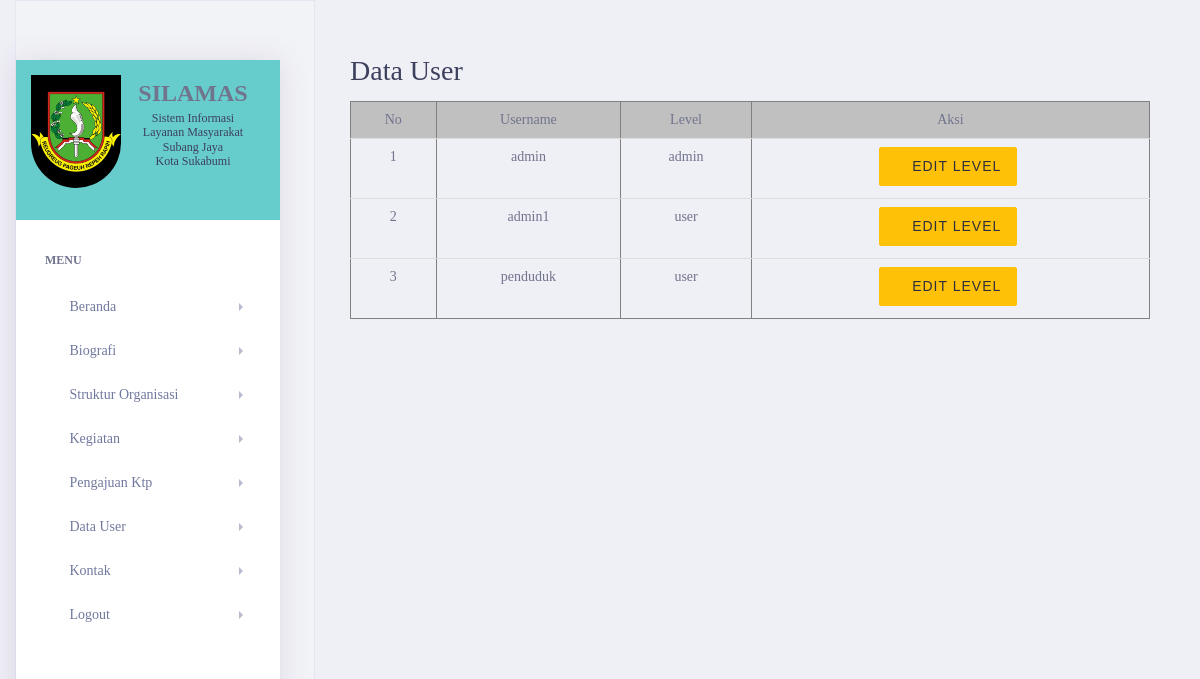
/index.php?page=user (signed in), run on the app's committed database.
### tables this page shows
CREATE TABLE `user` (
  `UserName` varchar(50) NOT NULL,
  `Password` varchar(225) NOT NULL,
  `Level` varchar(50) NOT NULL,
  `Fhoto` varchar(225) NOT NULL
);

### rangka/user.php (the view)
<section class="colorlib-work" data-section="kegiatan">
  <div class="colorlib-narrow-content">
    <div class="row">
      <div class="col-md-6 col-md-offset-3 col-md-pull-3 animate-box" data-animate-effect="fadeInLeft">
        <h2 class="animate-box">Data User</h2>
      </div>
    </div>
    <div class="table-responsive">
      <table class="table" border="1">
        <thead  align="center">
          <tr bgcolor="silver">
            <td>No</td>
            <td>Username</td>
            <td>Level</td>
            <td colspan="2">Aksi</td>
          </tr>
        </thead>
        <?php if ($Level=='admin') { ?>
        <tbody  align="center">
          <?php
          $no1=1;
            $sql="SELECT * FROM `user`";
            $query=mysqli_query($koneksi,$sql);
            while ($data=mysqli_fetch_array($query)) {
              ?>
          <tr>
            <td><?= $no1++ ?></td>
            <td><?= $data['0'] ?></td>
            <td><?= $data['2'] ?></td>
            <td>
              <a href="index.php?page=ubah_user&id=<?php echo $data['0']; ?>" class="btn btn-warning" ><i class="fa fa-edit"></i> edit level</a>
            </td>
          </tr>
          <?php } ?>
        </tbody>
        <?php } ?>
      </table>
    </div>
  </div>
</section>

### css/style.css (style rules this page uses)
body { font-family: "Quicksand", Arial, sans-serif; font-weight: 400; font-size: 15px; line-height: 1.8; color: rgba(0, 0, 0, 0.7); }
a { color: #2c98f0; -webkit-transition: 0.5s; -o-transition: 0.5s; transition: 0.5s; }
h1, h2, h3, h4, h5, h6 { color: #000; font-family: "Playfair Display", Georgia, serif; font-weight: 400; margin: 0 0 30px 0; }
.colorlib-narrow-content { padding: 0 2.5em; }
.colorlib-experience, .colorlib-skills, .colorlib-education, .colorlib-blog, .colorlib-work, .colorlib-about, .colorlib-services, .colorlib-contact { padding-top: 4em; padding-bottom: 9em; clear: both; width: 100%; display: block; }
.btn { margin-right: 4px; margin-bottom: 4px; font-family: "Quicksand", Arial, sans-serif; font-size: 12px; font-weight: 400; text-transform: uppercase; letter-spacing: 1px; -webkit-border-radius: 2px; -moz-border-radius: 2px; -ms-border-radius: 2px; border-radius: 2px; -webkit-transition: 0.5s; -o-transition: 0.5s; transition: 0.5s; padding: 8px 15px !important; }
.btn-warning { background: #f0ad4e; color: #fff; border: 2px solid #f0ad4e; }
.js .animate-box { opacity: 0; }

### data on the page
user: UserName "admin", Level "admin"
user: UserName "admin1", Level "user"
user: UserName "penduduk", Level "user"
